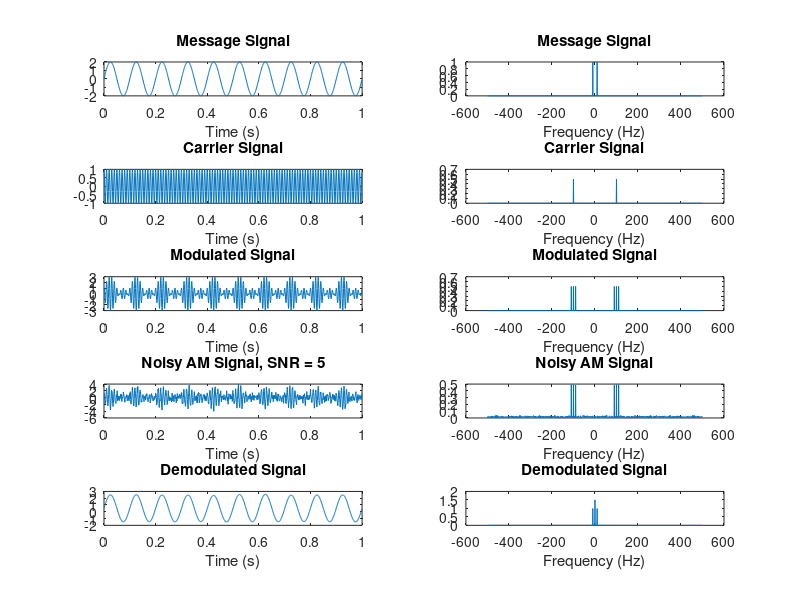

Recreate this plot in MATLAB. (Note: this script raises an error after producing the figure.)
clear all
close all
clc


%% AM
dt = 0.001; % time step
fs=1/dt;
T = 1; % full span of time
t = 0:dt:T-dt; % seconds
f_m = 10; % Hz
f_c = 100; % Hz
A_m = 2;
A_c = 1; % gain of carrier
u = 1; % modulation index

% Transmitter
m_t = A_m.*sin(2*pi*f_m*t); % message signal in time domain
c_t = cos(2*pi*f_c*t); % carrier signal in time domain

% Amplitude Modulation
s_t = A_c.*(1+(u*m_t)).*c_t; % modulated signal in time domain

% Receiver
num_set = 3;
ns_t = zeros(num_set,length(s_t));
demod_t = zeros(num_set,length(s_t));
n=1;

for snr = [0.5 5 20]
    ns_t(n,:) = awgn(s_t,snr); % noise

    % Demodulation by Squaring Technique w/ LPF
    m_squared = ns_t(n,:).^2;
    df = 1/T;
    f = -1/(2*dt):df:1/(2*dt)-df; 
    W = f_m+1; % Bandwidth

    DEM_f = fftshift(fft(fftshift(m_squared)))*dt; 
    H_lpf = zeros(1,length(f));
    H_lpf ( (f >= -W) & (f <= W) ) = 1;

    DEM_f_lpf = DEM_f.*H_lpf;
    demod_t(n,:) = fftshift(ifft(fftshift(DEM_f_lpf)))/dt;
    n = n + 1;
end

df = 1/T;
f = -1/(2*dt):df:1/(2*dt)-df; 

M_f = fftshift(fft(fftshift(m_t)))*dt; % message signal in frequency domain
C_f = fftshift(fft(fftshift(c_t)))*dt; % carrier signal in frequency domain
S_f = fftshift(fft(fftshift(s_t)))*dt; % am signal in frequency domain
NS_f = fftshift(fft(fftshift(ns_t(2,:))))*dt; % noisy am signal in frequency domain
DM_f = fftshift(fft(fftshift(demod_t(3,:))))*dt; % demodulated signal in frequency domain

% Plots
figure(1)
subplot(5,2,1)
plot(t,m_t)
title('Message Signal')
xlabel('Time (s)')

subplot(5,2,2)
plot(f,abs(M_f))
title('Message Signal')
xlabel('Frequency (Hz)')

subplot(5,2,3)
plot(t,c_t)
title('Carrier Signal')
xlabel('Time (s)')

subplot(5,2,4)
plot(f,abs(C_f))
title('Carrier Signal')
xlabel('Frequency (Hz)')

subplot(5,2,5)
plot(t,s_t)
title('Modulated Signal')
xlabel('Time (s)')

subplot(5,2,6)
plot(f,abs(S_f))
title('Modulated Signal')
xlabel('Frequency (Hz)')

subplot(5,2,7)
plot(t,ns_t(2,:))
title('Noisy AM Signal, SNR = 5')
xlabel('Time (s)')

subplot(5,2,8)
plot(f,abs(NS_f))
title('Noisy AM Signal')
xlabel('Frequency (Hz)')

subplot(5,2,9)
plot(t,demod_t(3,:)-1)
title('Demodulated Signal')
xlabel('Time (s)')

subplot(5,2,10)
plot(f,abs(DM_f))
title('Demodulated Signal')
xlabel('Frequency (Hz)')

sgtitle('Amplitude Modulation and Demodulation')

% Perfomance Metric: Signal to Noise Ratio
figure(2)
subplot(4,2,1)
plot(t,ns_t(1,:))
title('AM Signal SNR = 0.5')
xlabel('Time (s)')

subplot(4,2,2)
plot(t,demod_t(1,:)-1)
title('Demodulated Signal SNR = 0.5')
xlabel('Time (s)')

subplot(4,2,3)
plot(t,ns_t(2,:))
title('AM Signal SNR = 5')
xlabel('Time (s)')

subplot(4,2,4)
plot(t,demod_t(2,:)-1)
title('Demodulated Signal SNR = 5')
xlabel('Time (s)')

subplot(4,2,5)
plot(t,ns_t(3,:))
title('AM Signal SNR = 20')
xlabel('Time (s)')

subplot(4,2,6)
plot(t,demod_t(3,:)-1)
title('Demodulated Signal SNR = 20')
xlabel('Time (s)')

sgtitle('AM Performance Metric: Signal-to-Noise Ratio')

P_c = (A_m.^2)./2;
AM_P = P_c.*(1+(u.^2/2));
Pow_Con = AM_P-P_c;

%% FM
fs = 1000;
dt = 1/fs;
T = 1;
t = 0:dt:T-dt;
A_m = 2;
A_c = 2;
f_m = 10;
f_c = 100;
w_m = 2.*pi.*f_m;
w_c = 2*pi*f_c;
df = 1/T;
f = -1/(2*dt):df:1/(2*dt)-df; 
delta_f = 300;
kf = 2.*pi.*30;

% Transmitter
m_t = A_m.*cos(2.*pi.*f_m.*t);
c_t = cos(w_c.*t);
m_b = tril(ones(length(m_t)));
m_c = m_t.*m_b;
sum_m = sum(m_c,2); 
s_t = A_c*cos(w_c.*t + (kf.*sum_m'.*dt));

% Receiver
num_set = 3;
ns_t = zeros(num_set,length(s_t));
demod_t = zeros(num_set,length(s_t));
n=1;

for snr = [0.5 5 20]
    ns_t(n,:) = awgn(s_t,snr); % noise

    % Demodulation
    demod_t(n,:) = demod(ns_t(n,:),f_c,fs,'fm');
    n = n + 1;
end

M_f = fftshift(fft(fftshift(m_t)))*dt; % message signal in frequency domain
C_f = fftshift(fft(fftshift(c_t)))*dt; % carrier signal in frequency domain
S_f = fftshift(fft(fftshift(s_t)))*dt; % fm signal in frequency domain
NS_f = fftshift(fft(fftshift(ns_t(3,:))))*dt; % noisy fm signal in frequency domain
DM_f = fftshift(fft(fftshift(demod_t(3,:))))*dt; % demodulated signal in frequency domain

% Plots
figure(3)
subplot(5,2,1)
plot(t,m_t)
title('Message Signal')
xlabel('Time (s)')

subplot(5,2,2)
plot(f,abs(M_f))
title('Message Signal')
xlabel('Frequency (Hz)')

subplot(5,2,3)
plot(t,c_t)
title('Carrier Signal')
xlabel('Time (s)')

subplot(5,2,4)
plot(f,abs(C_f))
title('Carrier Signal')
xlabel('Frequency (Hz)')

subplot(5,2,5)
plot(t,s_t)
title('Modulated Signal')
xlabel('Time (s)')

subplot(5,2,6)
plot(f,abs(S_f))
title('Modulated Signal')
xlabel('Frequency (Hz)')

subplot(5,2,7)
plot(t,ns_t(2,:))
title('Noisy FM Signal, SNR = 5')
xlabel('Time (s)')

subplot(5,2,8)
plot(f,abs(NS_f))
title('Noisy FM Signal')
xlabel('Frequency (Hz)')

subplot(5,2,9)
plot(t,demod_t(2,:))
title('Demodulated Signal')
xlabel('Time (s)')

subplot(5,2,10)
plot(f,abs(DM_f))
title('Demodulated Signal')
xlabel('Frequency (Hz)')

sgtitle('Frequency Modulation and Demodulation')

% Perfomance Metric: Signal to Noise Ratio
figure(4)
subplot(4,2,1)
plot(t,ns_t(1,:))
title('FM Signal SNR = 0.5')
xlabel('Time (s)')

subplot(4,2,2)
plot(t,demod_t(1,:))
title('Demodulated Signal SNR = 0.5')
xlabel('Time (s)')

subplot(4,2,3)
plot(t,ns_t(2,:))
title('FM Signal SNR = 5')
xlabel('Time (s)')

subplot(4,2,4)
plot(t,demod_t(2,:))
title('Demodulated Signal SNR = 5')
xlabel('Time (s)')

subplot(4,2,5)
plot(t,ns_t(3,:))
title('FM Signal SNR = 20')
xlabel('Time (s)')

subplot(4,2,6)
plot(t,demod_t(3,:))
title('Demodulated Signal SNR = 20')
xlabel('Time (s)')

sgtitle('FM Performance Metric: Signal-to-Noise Ratio')
